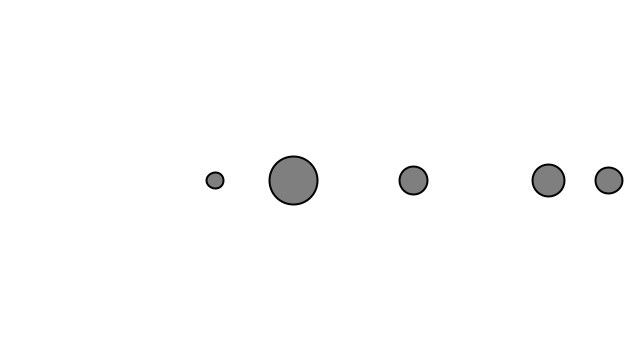
Frame 1 (no input)
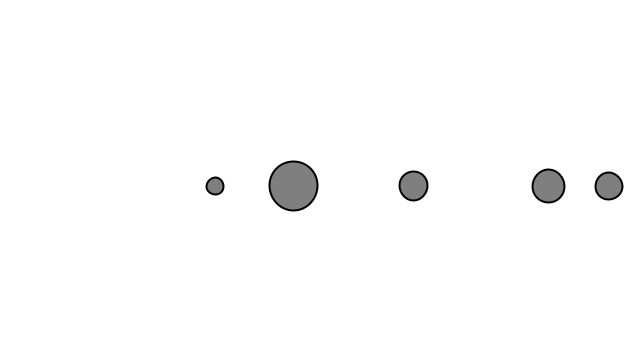
Frame 60 (the mouse pressed at the canvas centre just before this capture)
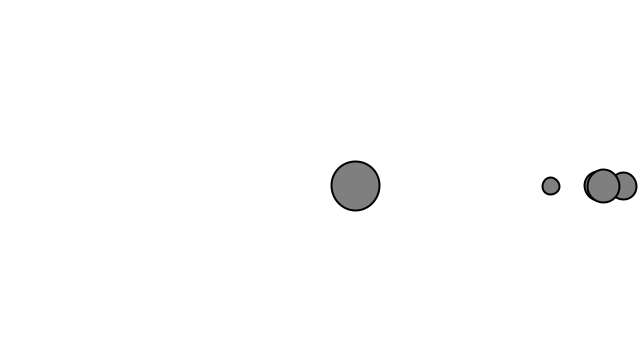
Frame 120 (the mouse held since frame 60 and released just before this capture)

The Processing sketch that drew these frames (run headless with seeded random() and noise(); from frame 60 on, the mouse is pressed at the canvas centre):

// Processing sketch: sketch_2_3__model_gravity_wind_mult_balls
// ── sketch_2_3__model_gravity_wind_mult_balls.pde
Mover[] movers;

void setup() {
  size(640,360);
  movers = new Mover[5];
  for (int i = 0; i < movers.length; i++) {
     movers[i] = new Mover();
  }
}

void draw() {
  background(255);
  
  for (Mover m : movers) {
  
    PVector grav = new PVector (0, 0.4);
    grav.mult(m.mass);
    m.applyForce(grav);
  
    PVector wind = new PVector (0.2,0);
    if (mousePressed) {
      wind.div(m.mass);
      m.applyForce(wind); 
    }
    // execute all functions
    m.update();
    m.edges();
    m.display();
  }
}

// ── Ball.pde
class Mover {
  PVector pos;
  PVector vel;
  PVector acc;
  
  float mass;
 
  Mover() {
    pos = new PVector(random(width),height/2);
    vel = new PVector(0,0);
    acc = new PVector(0,0);
    mass = random(0.5,4);
  }
  
  void update(){
    vel.add(acc);
    pos.add(vel);
    acc.mult(0);
  }
  
  void edges() {
  if (pos.x > width) {
    pos.x = width;
    vel.x *= -1;
    } else if (pos.x < 0) {
      pos.x = 0;
      vel.x *= -1;
    } else if (pos.y > height)  {
     vel.y *= -1; 
     pos.y = height;
     }
  }
 
  void display() {
    stroke(0);
    strokeWeight(2);
    fill(127);
    ellipse(pos.x, pos.y,mass*20,mass*20);
  }
  
  void applyForce(PVector force) {
     PVector f = PVector.div(force,mass);
     acc.add(f);
  }
}
